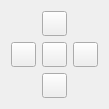
  <widget class="QWidget" name="layoutWidget">
   <property name="geometry">
    <rect>
     <x>11</x>
     <y>30</y>
     <width>91</width>
     <height>91</height>
    </rect>
   </property>
   <layout class="QGridLayout" name="gridLayout">
    <property name="sizeConstraint">
     <enum>QLayout::SetDefaultConstraint</enum>
    </property>
    <item row="0" column="1">
     <widget class="QPushButton" name="btn_up">
      <property name="minimumSize">
       <size>
        <width>25</width>
        <height>25</height>
       </size>
      </property>
      <property name="maximumSize">
       <size>
        <width>25</width>
        <height>25</height>
       </size>
      </property>
      <property name="text">
       <string/>
      </property>
      <property name="icon">
       <iconset resource="Icon_resource.qrc">
        <normaloff>:/arrow_key/Artwork/Up.png</normaloff>:/arrow_key/Artwork/Up.png</iconset>
      </property>
      <property name="checkable">
       <bool>false</bool>
      </property>
     </widget>
    </item>
    <item row="1" column="0">
     <widget class="QPushButton" name="btn_left">
      <property name="minimumSize">
       <size>
        <width>25</width>
        <height>25</height>
       </size>
      </property>
      <property name="maximumSize">
       <size>
        <width>25</width>
        <height>25</height>
       </size>
      </property>
      <property name="text">
       <string/>
      </property>
      <property name="icon">
       <iconset resource="Icon_resource.qrc">
        <normaloff>:/arrow_key/Artwork/Left.png</normaloff>:/arrow_key/Artwork/Left.png</iconset>
      </property>
     </widget>
    </item>
    <item row="1" column="1">
     <widget class="QPushButton" name="btn_home">
      <property name="minimumSize">
       <size>
        <width>25</width>
        <height>25</height>
       </size>
      </property>
      <property name="maximumSize">
       <size>
        <width>25</width>
        <height>25</height>
       </size>
      </property>
      <property name="text">
       <string/>
      </property>
      <property name="icon">
       <iconset resource="Icon_resource.qrc">
        <normaloff>:/arrow_key/Artwork/go-home.png</normaloff>:/arrow_key/Artwork/go-home.png</iconset>
      </property>
     </widget>
    </item>
    <item row="1" column="2">
     <widget class="QPushButton" name="btn_right">
      <property name="minimumSize">
       <size>
        <width>25</width>
        <height>25</height>
       </size>
      </property>
      <property name="maximumSize">
       <size>
        <width>25</width>
        <height>25</height>
       </size>
      </property>
      <property name="styleSheet">
       <string notr="true"/>
      </property>
      <property name="text">
       <string/>
      </property>
      <property name="icon">
       <iconset resource="Icon_resource.qrc">
        <normaloff>:/arrow_key/Artwork/Right.png</normaloff>:/arrow_key/Artwork/Right.png</iconset>
      </property>
     </widget>
    </item>
    <item row="2" column="1">
     <widget class="QPushButton" name="btn_down">
      <property name="minimumSize">
       <size>
        <width>25</width>
        <height>25</height>
       </size>
      </property>
      <property name="maximumSize">
       <size>
        <width>25</width>
        <height>25</height>
       </size>
      </property>
      <property name="text">
       <string/>
      </property>
      <property name="icon">
       <iconset resource="Icon_resource.qrc">
        <normaloff>:/arrow_key/Artwork/Down.png</normaloff>:/arrow_key/Artwork/Down.png</iconset>
      </property>
     </widget>
    </item>
   </layout>
  </widget>
